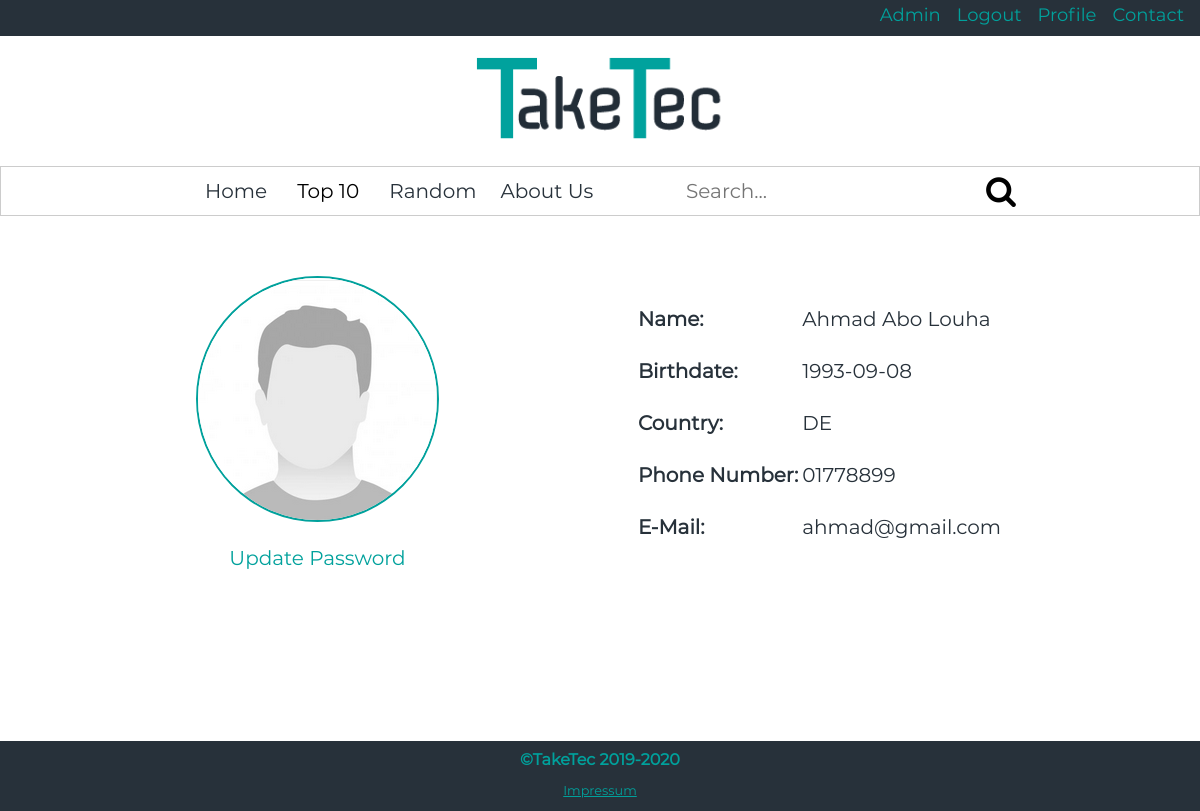
The app's page /index.php?page=profile (signed in) with its own data.
### tables this page shows
CREATE TABLE `user` (
  `userId` int(11) NOT NULL,
  `firstName` varchar(45) NOT NULL,
  `surname` varchar(45) NOT NULL,
  `password` varchar(255) NOT NULL,
  `gender` varchar(1) NOT NULL,
  `DOB` date NOT NULL,
  `country` varchar(2) NOT NULL,
  `phone` varchar(45) NOT NULL,
  `eMail` varchar(256) NOT NULL,
  `permission` tinyint(4) DEFAULT NULL
);

### init/20_functions.php (called while the page is built, shortened)
<?php
        function fetchUsers( $database )
    	{
            $request = $database->prepare(" SELECT userId, concat(firstName, ' ', surname) as userName, DOB, country, phone, eMail
                                            FROM user ");
    		return $request->execute() ? $request->fetchAll() : false;
        }

### views/pages/profile.php (the view, shortened to what this page needs)
<?php
$userData = fetchUsers( $database );
foreach($userData as $row)
{
    if($row['userId'] === $_SESSION['currentUser'])
    {
        $name = $row['userName'];
        $birthdate = $row['DOB'];
        $country = $row['country'];
        $phone = $row['phone'];
        $eMail = $row['eMail'];
    }
}
?>
<div class="all">
    <div class="left">
        <img src="./assets/icons/man.png" alt="Avatar"> <br>
        <a href="index.php?page=updateProfile"> Update Password </a> <br>
    </div>
    <div class="right">
        <table>
        <tr>
            <td ><strong> Name: </strong></td>
            <td height="50"> <?=$name; ?> </td>
        </tr>
        <tr>
            <td height="50"><strong> Birthdate: </strong></td>
            <td height="50"> <?=$birthdate; ?> </td>
        </tr>
        <tr>
            <td height="50"><strong> Country: </strong></td>
            <td height="50"> <?=$country; ?> </td>
        </tr>
        <tr>
            <td height="50"><strong> Phone Number: </strong></td>
            <td height="50"> <?=$phone; ?> </td>
        </tr>
        <tr>
            <td height="50"><strong> E-Mail: </strong></td>
            <td height="50"> <?=$eMail; ?> </td>
        </tr>
        </table>
    </div>
</div>

### assets/css/profile.css (style rules this page uses)
.all { width: 100%; font-family: "MontserratRegular"; color: #27313a; display: flex; align-items: center; justify-content: space-evenly; text-align: center; }
.left { margin-top: 5%; text-align: center; font-size: 20px; }
.right { margin-top: 5%; text-align: left; font-size: 20px; }
.left img { margin-bottom: 8%; border-radius: 50%; border: 2px solid #00a19c; }
.left a { text-decoration: none; color: #00a19c; }

### assets/css/headerStyle.css (style rules this page uses)
* { box-sizing: border-box; }
body { margin: 0; font-family: "MontserratRegular"; }

### records on screen
user: DOB "1993-09-08", country "DE", phone "01778899", eMail "ahmad@gmail.com"

### other values on screen
$name "Ahmad Abo Louha"
$fromYear "2019"
$thisYear "2020"
